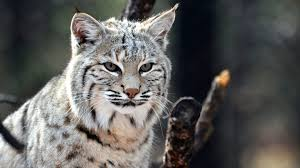
#> input picture Assignment 5/TEST IMAGES/cat.jpeg, 300 x 168 px; its folder holds only this picture in this run
$ python -i transform.py   (imports and definitions only)
#> lines starting #> are read from the running program, lines starting #| are printed output that depends on the picture
### Assignment 3-4/assignment-3-muhammed786fiyas/src/utils/logger.py
import logging
import os
from datetime import datetime


def get_logger(name: str) -> logging.Logger:

    os.makedirs("logs", exist_ok=True)

    # Timestamp for this specific run
    timestamp = datetime.now().strftime("%Y%m%d_%H%M%S")

    logger = logging.getLogger(f"{name}_{timestamp}")
    logger.setLevel(logging.DEBUG)

    fmt = logging.Formatter(
        fmt="%(asctime)s | %(levelname)-8s | %(name)s | %(message)s",
        datefmt="%Y-%m-%d %H:%M:%S"
    )

    # Console handler — INFO and above
    console_handler = logging.StreamHandler()
    console_handler.setLevel(logging.INFO)
    console_handler.setFormatter(fmt)

    # File handler — timestamped, DEBUG and above
    file_handler = logging.FileHandler(
        f"logs/{name}_{timestamp}.log", mode='w'
    )
    file_handler.setLevel(logging.DEBUG)
    file_handler.setFormatter(fmt)

    if not logger.handlers:
        logger.addHandler(console_handler)
        logger.addHandler(file_handler)

    return logger

### Assignment 3-4/assignment-3-muhammed786fiyas/src/transform.py
# src/transform.py
# Assisted by Claude

import os
import numpy as np
from pathlib import Path
from PIL import Image, ImageEnhance
import random
import shutil

from skimage.feature import hog
from skimage import exposure

from src.utils.logger import get_logger
from src.utils.config import load_config, load_params

logger = get_logger("transform")


# ─────────────────────────────────────────────────────────
# Image Augmentation Helpers
# ─────────────────────────────────────────────────────────

def augment_image(img: Image.Image, seed: int = 42) -> Image.Image:
    """
    Apply random augmentations to a PIL image.
    Augmentations: horizontal flip, rotation, brightness, contrast.
    These are applied randomly to increase dataset diversity.
    """
    random.seed(seed)

    # Horizontal flip (50% chance)
    if random.random() > 0.5:
        img = img.transpose(Image.FLIP_LEFT_RIGHT)
        logger.debug("Applied horizontal flip")

    # Random rotation between -15 and +15 degrees
    angle = random.uniform(-15, 15)
    img = img.rotate(angle, resample=Image.BILINEAR, fillcolor=(0, 0, 0))
    logger.debug(f"Applied rotation: {angle:.2f} degrees")

    # Random brightness (0.8 to 1.2)
    brightness_factor = random.uniform(0.8, 1.2)
    img = ImageEnhance.Brightness(img).enhance(brightness_factor)
    logger.debug(f"Applied brightness: {brightness_factor:.2f}")

    # Random contrast (0.8 to 1.2)
    contrast_factor = random.uniform(0.8, 1.2)
    img = ImageEnhance.Contrast(img).enhance(contrast_factor)
    logger.debug(f"Applied contrast: {contrast_factor:.2f}")

    return img


# ─────────────────────────────────────────────────────────
# HOG Feature Extraction
# ─────────────────────────────────────────────────────────

# [288 lines left out: functions extract_hog_features, load_image, create_augmented_dataset, extract_features_for_split, save_label_map, transform, not called in this run]


# [2 lines not run here, left out]

>>> import cv2
>>> picture = cv2.imread('../../../Assignment 5/TEST IMAGES/cat.jpeg', cv2.IMREAD_GRAYSCALE)
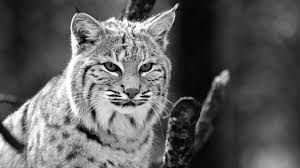
#> picture: shape (168, 300); min 0, max 255, mean 93.2
>>> result = augment_image(picture)
#> (the run stopped early here; a loop or call above may not have finished)

$ run again, on Assignment 5/TEST IMAGES/deer.jpeg
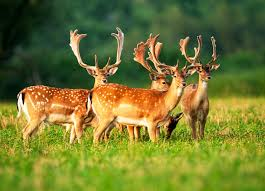
#> input picture Assignment 5/TEST IMAGES/deer.jpeg, 265 x 191 px
#> `picture = cv2.imread('../../../Assignment 5/TEST IMAGES/cat.jpeg', cv2..`:
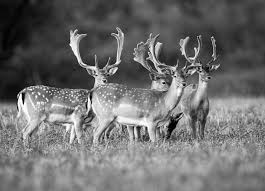
#> picture: shape (191, 265); min 0, max 255, mean 110

$ run again, on Assignment 5/TEST IMAGES/elephant.jpeg
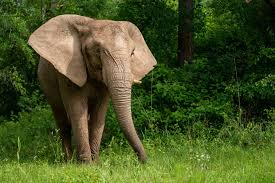
#> input picture Assignment 5/TEST IMAGES/elephant.jpeg, 275 x 183 px
#> `picture = cv2.imread('../../../Assignment 5/TEST IMAGES/cat.jpeg', cv2..`:
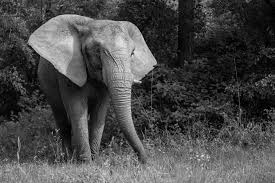
#> picture: shape (183, 275); min 0, max 241, mean 73.1

$ run again, on Assignment 5/TEST IMAGES/giraffe.jpeg
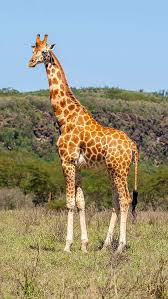
#> input picture Assignment 5/TEST IMAGES/giraffe.jpeg, 168 x 299 px
#> `picture = cv2.imread('../../../Assignment 5/TEST IMAGES/cat.jpeg', cv2..`:
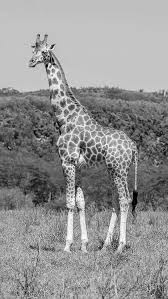
#> picture: shape (299, 168); min 0, max 255, mean 147.1
